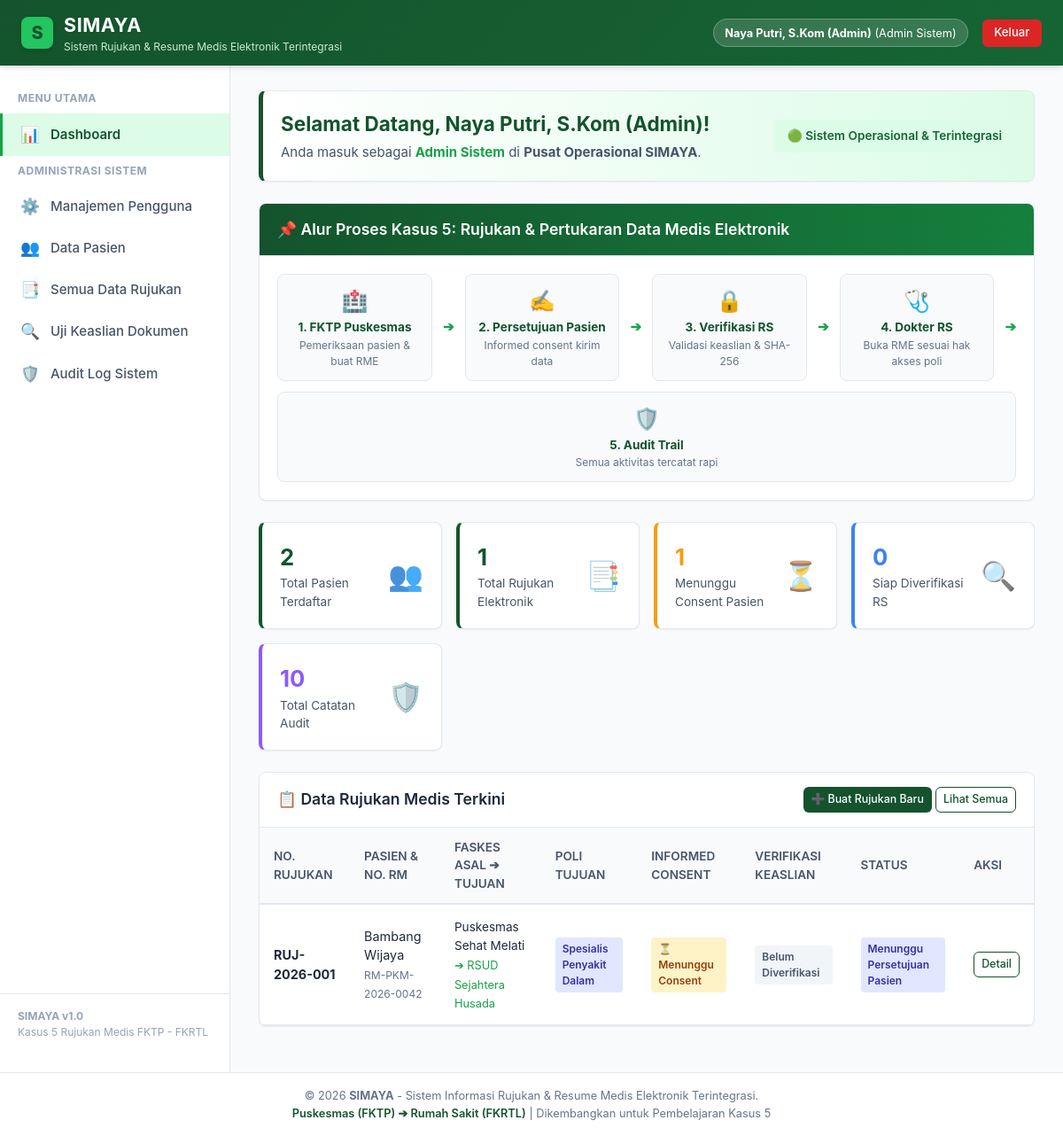
/dashboard.php (signed in), run on the app's committed database.
### tables this page shows
CREATE TABLE rujukan (
        id INTEGER PRIMARY KEY AUTOINCREMENT,
        no_rujukan TEXT UNIQUE NOT NULL,
        pasien_id INTEGER NOT NULL,
        faskes_asal TEXT NOT NULL,
        faskes_tujuan TEXT NOT NULL,
        poli_tujuan TEXT NOT NULL,
        dokter_pengirim_id INTEGER NOT NULL,
        dokter_penerima_id INTEGER NULL,
        tgl_rujukan DATETIME DEFAULT CURRENT_TIMESTAMP,
        alasan_rujukan TEXT NOT NULL,
        
        -- Bagian Resume Medis Elektronik (RME)
        keluhan_utama TEXT NOT NULL,
        riwayat_penyakit TEXT NOT NULL,
        tanda_vital TEXT NOT NULL, -- Tekanan Darah, Nadi, Suhu, RR
        diagnosis_primer TEXT NOT NULL, -- Kode ICD-10 & Nama
        diagnosis_sekunder TEXT DEFAULT '-',
        tindakan_terapi TEXT NOT NULL,
        obat_diberikan TEXT NOT NULL,
        hasil_penunjang TEXT DEFAULT '-',
        
        -- Keamanan, Persetujuan (Consent), & Verifikasi Keaslian
        digital_hash TEXT NOT NULL, -- Hash SHA-256 integritas data RME
        status_consent TEXT DEFAULT 'Menunggu Persetujuan', -- Menunggu Persetujuan, Disetujui, Ditolak
        tgl_consent DATETIME NULL,
        catatan_consent TEXT NULL,
        
        status_verifikasi TEXT DEFAULT 'Belum Diverifikasi', -- Belum Diverifikasi, Asli & Terverifikasi, Tidak Valid
        tgl_verifikasi DATETIME NULL,
        petugas_verifikasi TEXT NULL,
        
        status_rujukan TEXT DEFAULT 'Menunggu Persetujuan Pasien', -- Menunggu Persetujuan Pasien, Terkirim ke RS, Terverifikasi RS, Selesai Diperiksa
        catatan_dokter_rs TEXT NULL,
        
        FOREIGN KEY (pasien_id) REFERENCES pasien(id),
        FOREIGN KEY (dokter_pengirim_id) REFERENCES users(id),
        FOREIGN KEY (dokter_penerima_id) REFERENCES users(id)
    );

CREATE TABLE pasien (
        id INTEGER PRIMARY KEY AUTOINCREMENT,
        user_id INTEGER NULL,
        no_rm TEXT UNIQUE NOT NULL,
        nik TEXT UNIQUE NOT NULL,
        nama_pasien TEXT NOT NULL,
        tgl_lahir DATE NOT NULL,
        jenis_kelamin TEXT NOT NULL, -- L / P
        alamat TEXT NOT NULL,
        no_hp TEXT NOT NULL,
        golongan_darah TEXT DEFAULT '-',
        alergi TEXT DEFAULT 'Tidak Ada',
        created_at DATETIME DEFAULT CURRENT_TIMESTAMP,
        FOREIGN KEY (user_id) REFERENCES users(id)
    );

### config/auth.php (called while the page is built, shortened)
<?php
function getRoleName($role)
{
    $roles = [
        'admin' => 'Admin Sistem',
        'petugas_rm' => 'Petugas Rekam Medis (RM)',
        'dokter_pengirim' => 'Dokter Pengirim (FKTP / Puskesmas)',
        'dokter_penerima' => 'Dokter Penerima (FKRTL / RS)',
        'pasien' => 'Pasien Rujukan',
        'security' => 'Petugas Keamanan Sistem (Auditor)'
    ];
    return $roles[$role] ?? ucfirst($role);
}

### dashboard.php (the view, shortened to what this page needs)
<?php
$pdo = require_once __DIR__ . '/config/database.php';
require_once __DIR__ . '/config/auth.php';
$total_pasien = $pdo->query("SELECT COUNT(*) FROM pasien")->fetchColumn();
$total_rujukan = $pdo->query("SELECT COUNT(*) FROM rujukan")->fetchColumn();
$rujukan_menunggu_consent = $pdo->query("SELECT COUNT(*) FROM rujukan WHERE status_consent = 'Menunggu Persetujuan'")->fetchColumn();
$rujukan_menunggu_verifikasi = $pdo->query("SELECT COUNT(*) FROM rujukan WHERE status_consent = 'Disetujui' AND status_verifikasi = 'Belum Diverifikasi'")->fetchColumn();
$total_audit = $pdo->query("SELECT COUNT(*) FROM audit_logs")->fetchColumn();
$stmtLatest = $pdo->prepare("
    SELECT r.*, p.nama_pasien, p.no_rm
    FROM rujukan r
    JOIN pasien p ON r.pasien_id = p.id
    ORDER BY r.id DESC
    LIMIT 5
");
$stmtLatest->execute();
$latest_rujukan = $stmtLatest->fetchAll();
include __DIR__ . '/includes/header.php';
?>
<div class="card" style="border-left: 5px solid var(--hijau-tua); background: linear-gradient(to right, #FFFFFF, var(--hijau-pastel));">
    <div class="card-body" style="display: flex; justify-content: space-between; align-items: center; flex-wrap: wrap; gap: 1rem;">
        <div>
            <h2 style="color: var(--hijau-tua); margin-bottom: 0.25rem;">Selamat Datang, <?= htmlspecialchars($user['nama_lengkap']) ?>!</h2>
            <p style="color: var(--abu-text); margin: 0;">
                Anda masuk sebagai <strong style="color: var(--hijau-sedang);"><?= htmlspecialchars(getRoleName($role)) ?></strong>
                di <strong><?= htmlspecialchars($user['faskes_asal']) ?></strong>.
            </p>
        </div>
        <div>
            <span class="badge badge-success" style="padding: 0.5rem 1rem; font-size: 0.85rem;">
                🟢 Sistem Operasional & Terintegrasi
            </span>
        </div>
    </div>
</div>
<div class="card">
    <div class="card-header header-green">
        <h3 class="card-title">📌 Alur Proses Kasus 5: Rujukan & Pertukaran Data Medis Elektronik</h3>
    </div>
    <div class="card-body">
        <div style="display: flex; flex-wrap: wrap; justify-content: space-between; align-items: center; gap: 0.75rem; text-align: center;">
            <div style="flex: 1; min-width: 140px; background: #F8FAFC; border: 1px solid var(--abu-border); padding: 0.75rem; border-radius: 8px;">
                <div style="font-size: 1.5rem;">🏥</div>
                <strong style="font-size: 0.85rem; color: var(--hijau-tua);">1. FKTP Puskesmas</strong>
                <p style="font-size: 0.75rem; color: #64748B; margin: 0;">Pemeriksaan pasien & buat RME</p>
            </div>
            <div style="font-weight: bold; color: var(--hijau-sedang);">➔</div>
            <div style="flex: 1; min-width: 140px; background: #F8FAFC; border: 1px solid var(--abu-border); padding: 0.75rem; border-radius: 8px;">
                <div style="font-size: 1.5rem;">✍️</div>
                <strong style="font-size: 0.85rem; color: var(--hijau-tua);">2. Persetujuan Pasien</strong>
                <p style="font-size: 0.75rem; color: #64748B; margin: 0;">Informed consent kirim data</p>
            </div>
            <div style="font-weight: bold; color: var(--hijau-sedang);">➔</div>
            <div style="flex: 1; min-width: 140px; background: #F8FAFC; border: 1px solid var(--abu-border); padding: 0.75rem; border-radius: 8px;">
                <div style="font-size: 1.5rem;">🔒</div>
                <strong style="font-size: 0.85rem; color: var(--hijau-tua);">3. Verifikasi RS</strong>
                <p style="font-size: 0.75rem; color: #64748B; margin: 0;">Validasi keaslian & SHA-256</p>
            </div>
            <div style="font-weight: bold; color: var(--hijau-sedang);">➔</div>
            <div style="flex: 1; min-width: 140px; background: #F8FAFC; border: 1px solid var(--abu-border); padding: 0.75rem; border-radius: 8px;">
                <div style="font-size: 1.5rem;">🩺</div>
                <strong style="font-size: 0.85rem; color: var(--hijau-tua);">4. Dokter RS</strong>
                <p style="font-size: 0.75rem; color: #64748B; margin: 0;">Buka RME sesuai hak akses poli</p>
            </div>
            <div style="font-weight: bold; color: var(--hijau-sedang);">➔</div>
            <div style="flex: 1; min-width: 140px; background: #F8FAFC; border: 1px solid var(--abu-border); padding: 0.75rem; border-radius: 8px;">
                <div style="font-size: 1.5rem;">🛡️</div>
                <strong style="font-size: 0.85rem; color: var(--hijau-tua);">5. Audit Trail</strong>
                <p style="font-size: 0.75rem; color: #64748B; margin: 0;">Semua aktivitas tercatat rapi</p>
            </div>
        </div>
    </div>
</div>
<div class="stats-grid">
    <div class="stat-card">
        <div class="stat-info">
            <h3><?= $total_pasien ?></h3>
            <p>Total Pasien Terdaftar</p>
        </div>
        <div class="stat-icon">👥</div>
    </div>
    <div class="stat-card">
        <div class="stat-info">
            <h3><?= $total_rujukan ?></h3>
            <p>Total Rujukan Elektronik</p>
        </div>
        <div class="stat-icon">📑</div>
    </div>
    <div class="stat-card" style="border-left-color: var(--kuning);">
        <div class="stat-info">
            <h3 style="color: var(--kuning);"><?= $rujukan_menunggu_consent ?></h3>
            <p>Menunggu Consent Pasien</p>
        </div>
        <div class="stat-icon">⏳</div>
    </div>
    <div class="stat-card" style="border-left-color: var(--biru);">
        <div class="stat-info">
            <h3 style="color: var(--biru);"><?= $rujukan_menunggu_verifikasi ?></h3>
            <p>Siap Diverifikasi RS</p>
        </div>
        <div class="stat-icon">🔍</div>
    </div>
    <div class="stat-card" style="border-left-color: #8B5CF6;">
        <div class="stat-info">
            <h3 style="color: #8B5CF6;"><?= $total_audit ?></h3>
            <p>Total Catatan Audit</p>
        </div>
        <div class="stat-icon">🛡️</div>
    </div>
</div>
<div class="card">
    <div class="card-header">
        <h3 class="card-title">📋 Data Rujukan Medis Terkini</h3>
        <div>
            <?php if ($role === 'dokter_pengirim' || $role === 'petugas_rm' || $role === 'admin'): ?>
                <a href="rujukan_buat.php" class="btn btn-primary btn-sm">➕ Buat Rujukan Baru</a>
            <?php endif; ?>
            <a href="rujukan_daftar.php" class="btn btn-outline btn-sm">Lihat Semua</a>
        </div>
    </div>
    <div class="card-body" style="padding: 0;">
        <div class="table-responsive">
            <table class="simaya-table">
                <thead>
                    <tr>
                        <th>No. Rujukan</th>
                        <th>Pasien & No. RM</th>
                        <th>Faskes Asal ➔ Tujuan</th>
                        <th>Poli Tujuan</th>
                        <th>Informed Consent</th>
                        <th>Verifikasi Keaslian</th>
                        <th>Status</th>
                        <th>Aksi</th>
                    </tr>
                </thead>
                <tbody>
                    <?php if (empty($latest_rujukan)): ?>
                        <tr>
                            <td colspan="8" style="text-align: center; color: #94A3B8; padding: 2rem;">Belum ada data rujukan.</td>
                        </tr>
                    <?php else: ?>
                        <?php foreach ($latest_rujukan as $r): ?>
                            <tr>
                                <td><strong><?= htmlspecialchars($r['no_rujukan']) ?></strong></td>
                                <td>
                                    <?= htmlspecialchars($r['nama_pasien']) ?><br>
                                    <small style="color: #64748B;"><?= htmlspecialchars($r['no_rm']) ?></small>
                                </td>
                                <td>
                                    <span style="font-size: 0.85rem;"><?= htmlspecialchars($r['faskes_asal']) ?></span><br>
                                    <span style="color: var(--hijau-sedang); font-size: 0.8rem;">➔ <?= htmlspecialchars($r['faskes_tujuan']) ?></span>
                                </td>
                                <td><span class="badge badge-info"><?= htmlspecialchars($r['poli_tujuan']) ?></span></td>
                                <td>
                                    <?php if ($r['status_consent'] === 'Disetujui'): ?>
                                        <span class="badge badge-success">✓ Disetujui Pasien</span>
                                    <?php elseif ($r['status_consent'] === 'Ditolak'): ?>
                                        <span class="badge badge-danger">✗ Ditolak Pasien</span>
                                    <?php else: ?>
                                        <span class="badge badge-warning">⏳ Menunggu Consent</span>
                                    <?php endif; ?>
                                </td>
                                <td>
                                    <?php if ($r['status_verifikasi'] === 'Asli & Terverifikasi'): ?>
                                        <span class="badge badge-success">🛡️ Asli & Valid</span>
                                    <?php else: ?>
                                        <span class="badge badge-secondary">Belum Diverifikasi</span>
                                    <?php endif; ?>
                                </td>
                                <td>
                                    <span class="badge badge-info"><?= htmlspecialchars($r['status_rujukan']) ?></span>
                                </td>
                                <td>
                                    <a href="rujukan_detail.php?id=<?= $r['id'] ?>" class="btn btn-outline btn-sm">Detail</a>
                                </td>
                            </tr>
                        <?php endforeach; ?>
                    <?php endif; ?>
                </tbody>
            </table>
        </div>
    </div>
</div>
<?php include __DIR__ . '/includes/footer.php'; ?>

### assets/css/simaya.css (style rules this page uses)
:root { --hijau-tua: #14532D; --hijau-tua-hover: #0f3e22; --hijau-sedang: #16A34A; --hijau-muda: #22C55E; --hijau-pastel: #DCFCE7; --hijau-border: #BBF7D0; --putih: #FFFFFF; --abu-bg: #F8FAFC; --abu-text: #475569; --abu-border: #E2E8F0; --merah: #EF4444; --kuning: #F59E0B; --biru: #3B82F6; --shadow-sm: 0 1px 2px 0 rgb(0 0 0 / 0.05); --shadow-md: 0 4px 6px -1px rgb(0 0 0 / 0.1), 0 2px 4px -2px rgb(0 0 0 / 0.1); --radius: 8px; }
* { box-sizing: border-box; margin: 0; padding: 0; }
body { font-family: -apple-system, BlinkMacSystemFont, "Segoe UI", Roboto, "Helvetica Neue", Arial, sans-serif; background-color: var(--abu-bg); color: #1E293B; line-height: 1.5; font-size: 15px; }
a { color: var(--hijau-tua); text-decoration: none; }
.card { background: var(--putih); border-radius: var(--radius); border: 1px solid var(--abu-border); box-shadow: var(--shadow-sm); margin-bottom: 1.5rem; overflow: hidden; }
.card-header { background: var(--putih); border-bottom: 1px solid var(--abu-border); padding: 1rem 1.25rem; display: flex; justify-content: space-between; align-items: center; }
.card-header.header-green { background: linear-gradient(to right, var(--hijau-tua), #15803D); color: var(--putih); }
.card-title { font-size: 1.1rem; font-weight: 600; margin: 0; }
.card-body { padding: 1.25rem; }
.btn { display: inline-flex; align-items: center; gap: 0.5rem; padding: 0.5rem 1rem; font-size: 0.875rem; font-weight: 500; border-radius: 6px; border: 1px solid transparent; cursor: pointer; transition: all 0.2s ease; text-decoration: none; }
.btn-primary { background-color: var(--hijau-tua); color: var(--putih); }
.btn-outline { border-color: var(--hijau-tua); color: var(--hijau-tua); background: transparent; }
.btn-sm { padding: 0.25rem 0.5rem; font-size: 0.775rem; }
.badge { display: inline-block; padding: 0.25rem 0.5rem; font-size: 0.75rem; font-weight: 600; border-radius: 4px; }
.badge-success { background: #DCFCE7; color: #166534; }
.badge-warning { background: #FEF3C7; color: #92400E; }
.badge-info { background: #E0E7FF; color: #3730A3; }
.badge-secondary { background: #F1F5F9; color: #475569; }
.table-responsive { width: 100%; overflow-x: auto; }
.simaya-table { width: 100%; border-collapse: collapse; text-align: left; }
.simaya-table th { background-color: #F8FAFC; color: #475569; font-weight: 600; padding: 0.75rem 1rem; border-bottom: 2px solid var(--abu-border); font-size: 0.85rem; text-transform: uppercase; }
.simaya-table td { padding: 0.85rem 1rem; border-bottom: 1px solid var(--abu-border); font-size: 0.9rem; vertical-align: middle; }
.stats-grid { display: grid; grid-template-columns: repeat(auto-fit, minmax(200px, 1fr)); gap: 1rem; margin-bottom: 1.5rem; }
.stat-card { background: var(--putih); padding: 1.25rem; border-radius: var(--radius); border: 1px solid var(--abu-border); display: flex; align-items: center; justify-content: space-between; box-shadow: var(--shadow-sm); border-left: 4px solid var(--hijau-tua); }
.stat-info h3 { font-size: 1.6rem; font-weight: 700; color: var(--hijau-tua); }
.stat-info p { color: var(--abu-text); font-size: 0.85rem; }
.stat-icon { font-size: 2rem; opacity: 0.8; }

### data on the page
rujukan: no_rujukan "RUJ-2026-001", pasien.nama_pasien "Bambang Wijaya", pasien.no_rm "RM-PKM-2026-0042", faskes_asal "Puskesmas Sehat Melati", faskes_tujuan "RSUD Sejahtera Husada", poli_tujuan "Spesialis Penyakit Dalam", shows "⏳ Menunggu Consent", shows "Belum Diverifikasi", status_rujukan "Menunggu Persetujuan Pasien"

### other printed values
$user['nama_lengkap'] "Naya Putri, S.Kom (Admin)"
getRoleName($user['role']) "Admin Sistem"
getRoleName($role) "Admin Sistem"
$user['faskes_asal'] "Pusat Operasional SIMAYA"
$total_pasien "2"
$total_rujukan "1"
$rujukan_menunggu_consent "1"
$rujukan_menunggu_verifikasi "0"
$total_audit "10"
